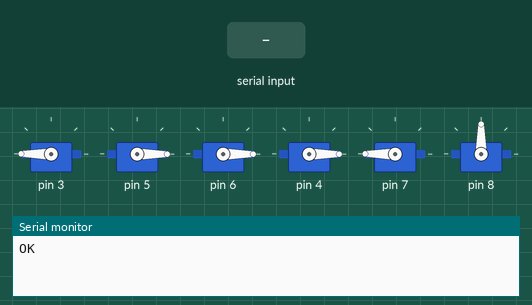
Bench run of a sketch on a simulated Arduino Uno, built with avr-gcc and run on an emulated ATmega328P. Shown: 6 × servo, the last lines printed to the serial monitor. The test bench sets the inputs (shaded band).

Above: at 1.2 s.
1.3 s: "0\n" received over Serial
At 4.2 s:
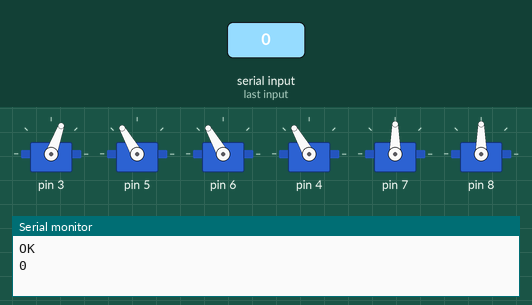
4.3 s: "90,45\n" received over Serial
At 5.83 s:
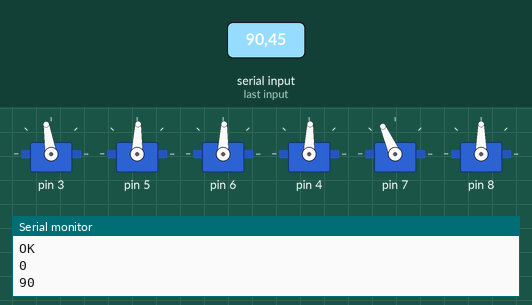
7.3 s: "1\n" received over Serial
At 10.2 s:
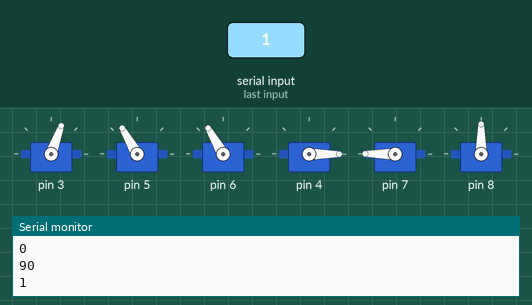
10.3 s: "2\n" received over Serial
At 13.2 s:
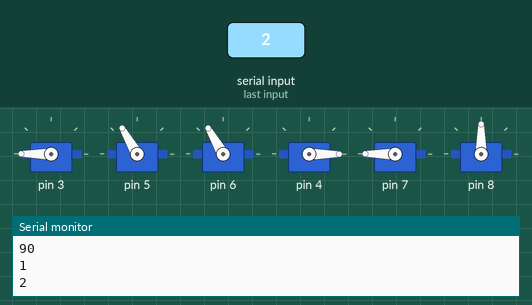
13.3 s: "30,150\n" received over Serial
At 16.2 s:
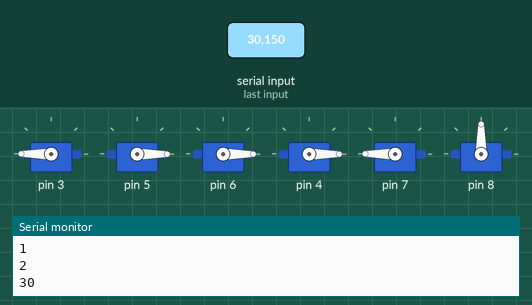
16.3 s: "3\n" received over Serial
At 20.0 s:
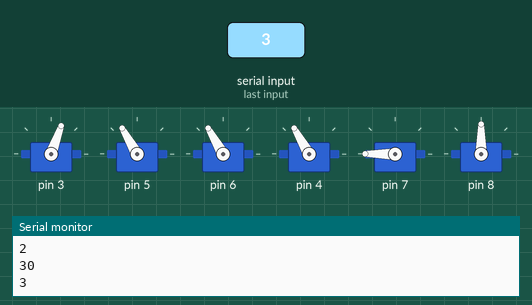
Timing chart, 0 to 20.3 s (numbered marks = the images above; inputs shaded):
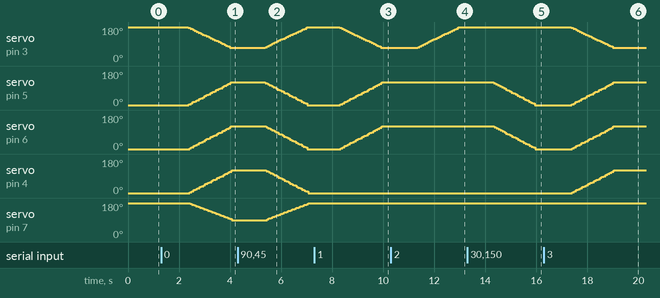

The sketch:

MyRobot.ino
```cpp
#include <Servo.h>
#include "desp_hand.h"


Hand rightHand(8);

void setup() {

  rightHand.Setup(3,5,6,4,7,8);

  Serial.begin(115200);
  Serial.println("OK");
}

void gest1(){
 // rightHand.moveFinger(4,fingOpen);
 // rightHand.moveFinger(3,fingOpen);
//  rightHand.moveFinger(2,fingClose);
 // rightHand.moveFinger(1,fingClose);
 // rightHand.moveFinger(0,fingClose);

  rightHand.setPosfingers(fC,fC,fC,fO,fO);
}

void gest2(){
  rightHand.setPosfingers(fO,fC,fC,fO,fO);
}

void gest3(){
  rightHand.setPosfingers(fC,fC,fC,fC,fO);
}

void gest4(){
  rightHand.setPosfingers(fO,fC,fO,fC,fO);
}

void gest5(){
   rightHand.setPosfingers(fC,fO,fO,fO,fC);
}

void gest6(){
   rightHand.setPosfingers(fO,fC,fC,fC,fO);
}


void allopen(){
 // for (int i=0;i<5;i++)
  // rightHand.moveFinger(i,fingOpen);
  rightHand.setPosfingers(fO,fO,fO,fO,fO);

}

void allclose(){
//  for (int i=0;i<5;i++)
 //  rightHand.moveFinger(i,fingClose);
 rightHand.setPosfingers(fC,fC,fC,fC,fC);
}


void wristleft(){
 rightHand.moveWrist(180);
}

void wristnorm(){
 rightHand.moveWrist(90);
}


void wristright(){
  rightHand.moveWrist(0);
}


void loop() {


 allopen();
 wristnorm();


   while (true) {
    rightHand.movAllfingers();
    if (Serial.available() > 0) {
      // read the incoming byte:
      String s=Serial.readString();
      int turn=s.toInt();
      //  myservo1.write(turn);  delay(15);
      switch(turn){
        case 0:allclose();break;
        case 1:gest1();break;
        case 2:gest2();break;
        case 3:gest3();break;
        case 4:gest4();break;
        case 5:gest5();break;
        case 6:gest6();break;
        case 7:wristleft();break;
        case 8:wristnorm();break;
        case 9:wristright();break;
        default: allopen();
      }


      Serial.println(turn);
    }
   }
}
```

desp_hand.cpp
```cpp
#include "desp_hand.h"


//class finger
//we will have a virtual position 0-180  0 means open 180 close
//we will translate this to maxpos- minpos

Finger::Finger(int mnpos,int mxpos,bool rev){
  servo = new Servo;
  maxpos=mxpos;
  minpos=mnpos;
  reversed=rev;
  curpos= rev==false?minpos:maxpos;  //select minpos
  vcurpos= rev==false?0:180;
}

void Finger::Setup(int pin){
  servo->attach(pin);
  servo->write(curpos); //goto at start position
}

void Finger::gotoRealpos(int newpos, bool nodelay){

    if (newpos==curpos) return;
    int add= newpos>curpos?1:-1;

   // Serial.print(curpos);Serial.print(" "); Serial.print(newpos);Serial.print(" "); Serial.print(add);Serial.print(" ");
    for (int pos = curpos;pos != newpos ; pos += add) { // goes from 0 degrees to 180 degrees in steps of 1 degree
      // Serial.print(pos);Serial.print(" ");
       if (pos>minpos && pos<maxpos){
         //Serial.print(pos);Serial.print(" ");
         servo->write(pos);              // tell servo to go to position in variable 'pos'
         if (!nodelay)
          delay(15);                       // waits 15 ms for the servo to reach the position

       }
  }
  curpos=newpos;
  servo->write(curpos);
//Serial.println("");
}

//translate 0-180 to minpos-maxpos or maxpos-minpos
int Finger::translatePos(int vPos){

  int nvpos= reversed==false?vPos:180-vPos;
  int rpos= trunc(((nvpos*(maxpos-minpos))/180))+minpos; //translate virtual to real
  //Serial.print(minpos);Serial.print(",");Serial.print(maxpos);Serial.print(" ");Serial.println(rpos);
  rpos = rpos<minpos?minpos:rpos;
  rpos = rpos>maxpos?maxpos:rpos;
  vcurpos=nvpos;
  return rpos;
}

//new virtual pos 0 -180
void Finger::gotoPos(int newvpos, bool nodelay){
  int tt=translatePos(newvpos);
  //Serial.print(newvpos);Serial.print("-->");Serial.println(tt);
  gotoRealpos(tt, nodelay);
}

int Finger::getVpos(){
  return reversed==false?vcurpos:180-vcurpos;
}

//-------------------

Hand::Hand(int Speed){
  incr=Speed;
  wrpos=90;
}

//pn1 is the little finger
void Hand::Setup(int pn1, int pn2, int pn3,int pn4, int pn5, int pnwr){
  createFingers();
  wrist = new Servo;
  fingers[0]->Setup(pn1);
  fingers[1]->Setup(pn2);
  fingers[2]->Setup(pn3);
  fingers[3]->Setup(pn4);
  fingers[4]->Setup(pn5);
  wrist->attach(pnwr);
}

void Hand::createFingers(){
  fingers[0]= new Finger(70,180,true); //little
  fingers[1]= new Finger(0,120);
  fingers[2]= new Finger(0,120);
  fingers[3]= new Finger(0,120);
  fingers[4]= new Finger(90,180,true);  //thumb
  for (int i=0;i<5;i++){
    nvp[i]=-1;
  }
}

//pos is the newposition 0-180 0 opened 180 closed
void Hand::moveFinger(int fno, int newpos){
     fingers[fno]->gotoPos(newpos);
     nvp[fno]=-1;  //disable automove
}

void Hand::setPosfingers(int npf1, int npf2, int npf3, int npf4, int npf5){
  nvp[0] = npf1; nvp[1] = npf2; nvp[2] = npf3; nvp[3] = npf4; nvp[4] = npf5;
}

void Hand::movFinger(int fno){
  int cvp=fingers[fno]->getVpos();
  int np=nvp[fno];

  if (cvp==np || np==-1) return;
//Serial.print(cvp);Serial.print(" ");Serial.println(np);
  int add= (np-cvp>0)?incr:0-incr;
  if (abs(np-(cvp+add))<=incr)
   fingers[fno]->gotoPos(np, true);
  else
   fingers[fno]->gotoPos(cvp+add, true);

}

//moves 1 degree all fingers until reaching the required pos
void Hand::movAllfingers(){
  for (int i=0;i<5;i++){
    movFinger(i);
  delay(15);
  }
}

void Hand::moveWrist(int newpos){
  wrist->write(newpos);
  delay(15);
  wrpos=newpos;
}
```

desp_hand.h
```cpp
#ifndef Hand_h
#define Hand_h
#include "Arduino.h"
#include <Servo.h>

const int fingOpen=0;
const int fingClose=180;
const int fO=0;
const int fC=180;


class Finger {
  Servo *servo;
  int maxpos;
  int minpos;
  int curpos;
  int vcurpos;
  bool reversed; //if true then max=min and min =max
public:
  Finger(int mnpos,int mxpos,bool rev=false);
  void Setup(int pin);
  void gotoPos(int newvpos, bool nodelay=false);
  int getVpos();
private:
  void gotoRealpos(int newpos, bool nodelay=false);
  int translatePos(int vPos);
};

class Hand {
    Finger *fingers[5];
    Servo *wrist;
    int wrpos;
    int nvp[5];
    int incr;
public:
  Hand(int Speed=4);
  void Setup(int pn1, int pn2, int pn3,int pn4, int pn5, int pnwr);
  void moveFinger(int fno, int newpos);
  void movAllfingers();
  void setPosfingers(int npf1, int npf2, int npf3, int npf4, int npf5);
  void moveWrist(int newpos);
private:
  void createFingers();
  void movFinger(int fno);
};


#endif
```

Measured:
- after the input at 1.3 s, servo on pin 3: moves from 180° to 70° over 1.6 s, starting after 1.1 s; servo on pin 5, servo on pin 6, servo on pin 4: moves from 0° to 120° over 1.6 s, starting after 1.1 s; servo on pin 7: moves from 180° to 90° over 1.6 s, starting after 1.1 s
- after the input at 4.3 s, servo on pin 3: moves from 70° to 180° over 1.6 s, starting after 1.1 s; servo on pin 5, servo on pin 6, servo on pin 4: moves from 120° to 0° over 1.6 s, starting after 1.1 s; servo on pin 7: moves from 90° to 180° over 1.6 s, starting after 1.1 s
- after the input at 7.3 s, servo on pin 3: moves from 180° to 70° over 1.6 s, starting after 1.0 s; servo on pin 5, servo on pin 6: moves from 0° to 120° over 1.6 s, starting after 1.0 s
- after the input at 10.3 s, servo on pin 3: moves from 70° to 180° over 1.6 s, starting after 1.1 s
- after the input at 13.3 s, servo on pin 5: moves from 120° to 0° over 1.6 s, starting after 1.0 s; servo on pin 6: moves from 120° to 0° over 1.6 s, starting after 1.1 s
- after the input at 16.3 s, servo on pin 3: moves from 180° to 70° over 1.6 s, starting after 1.1 s; servo on pin 5, servo on pin 6, servo on pin 4: moves from 0° to 120° over 1.6 s, starting after 1.1 s
